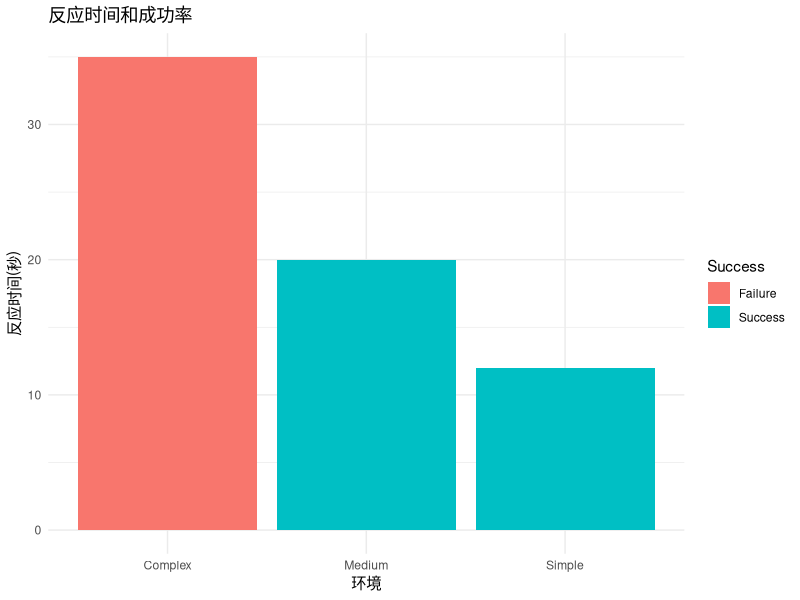
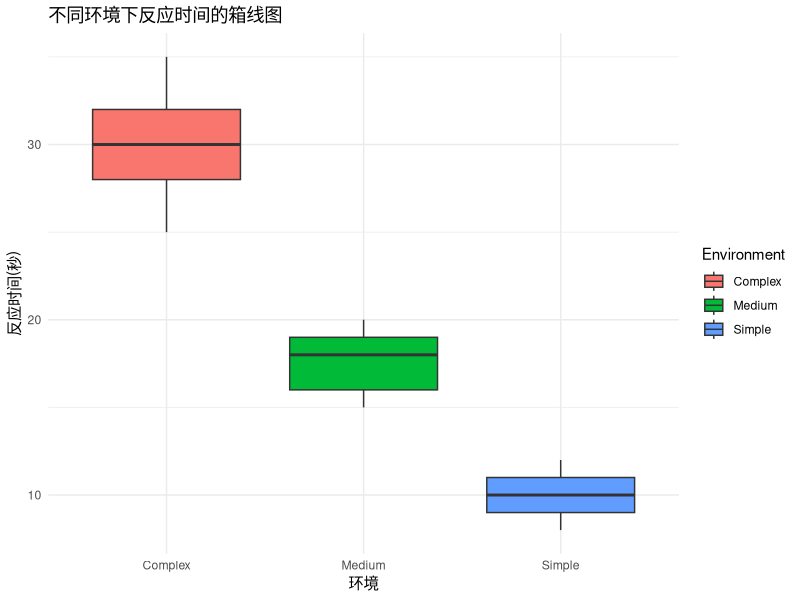
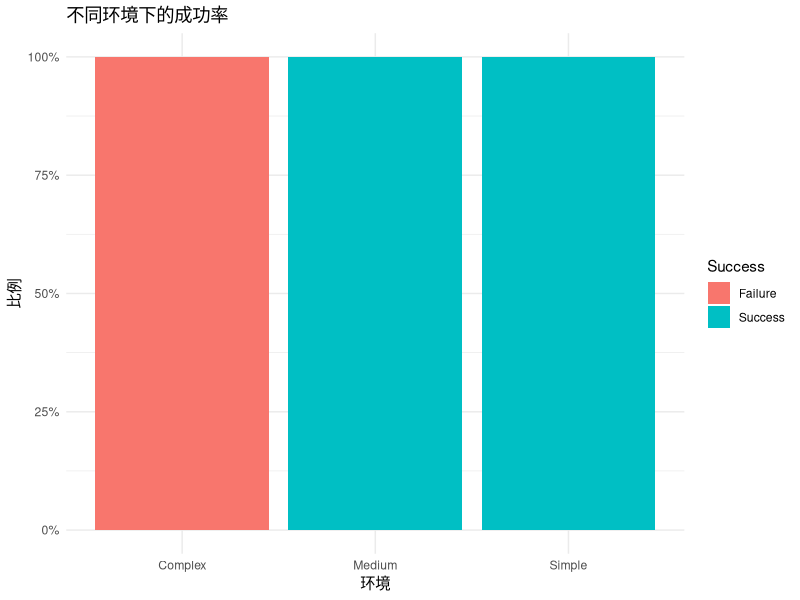
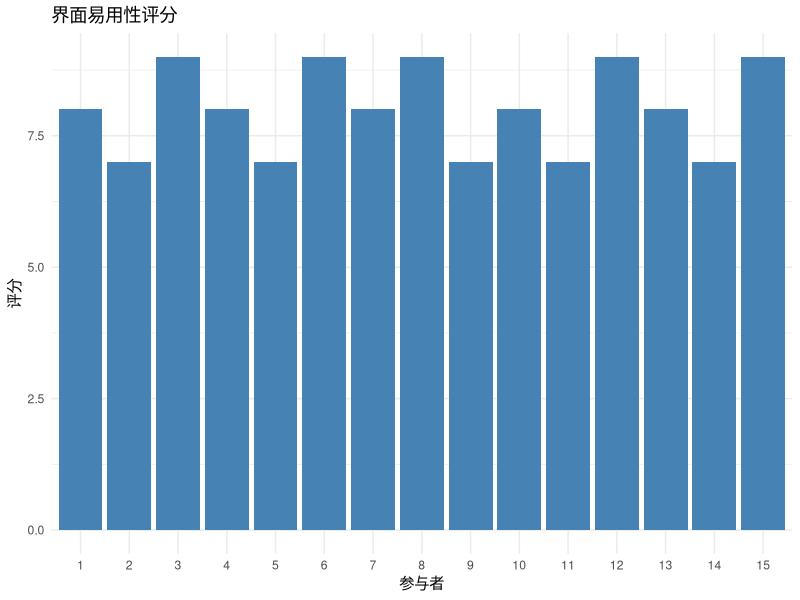
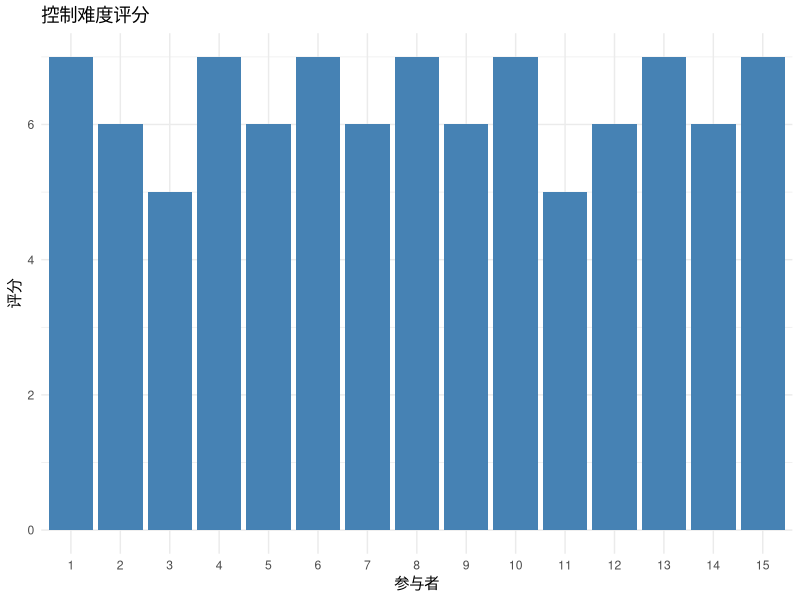
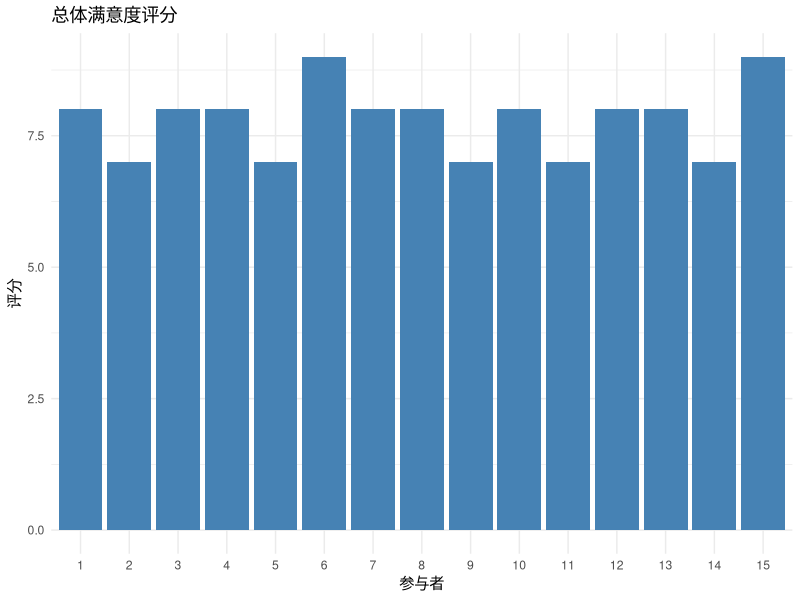

The R script that drew these images, in order:
# 安装并加载必要的R包
if (!requireNamespace("ggplot2", quietly = TRUE)) {
  install.packages("ggplot2")
}
library(ggplot2)

# 假设数据
experiment_data <- data.frame(
  Participant = rep(1:15, each=3),
  Environment = rep(c('Simple', 'Medium', 'Complex'), 15),
  ResponseTime = c(10, 15, 30, 12, 18, 35, 8, 20, 25, 9, 16, 28, 11, 19, 32, 
                   10, 17, 29, 12, 18, 35, 9, 16, 28, 11, 20, 30, 10, 15, 28, 
                   12, 19, 32, 8, 17, 29, 9, 18, 35, 11, 16, 30, 10, 20, 28),
  Success = rep(c('Success', 'Success', 'Failure'), 15),
  ControlTime = c(35, 38, 42, 36, 40, 45, 34, 42, 48, 35, 39, 44, 35, 41, 46, 36, 39, 45, 
                  36, 40, 45, 34, 37, 42, 35, 41, 44, 36, 38, 43, 35, 40, 45, 34, 39, 44, 
                  35, 38, 43, 36, 40, 45, 36, 41, 43),
  ControlEfficiency = c(8, 7, 5, 8, 6, 4, 9, 5, 6, 8, 7, 5, 8, 6, 4, 9, 7, 5, 
                        8, 6, 4, 9, 7, 5, 8, 6, 4, 9, 7, 5, 8, 6, 4, 9, 7, 5, 
                        8, 6, 4, 9, 7, 5, 8, 6, 4)
)

# 问卷调查数据
survey_data <- data.frame(
  Participant = 1:15,
  InterfaceUsability = c(8, 7, 9, 8, 7, 9, 8, 9, 7, 8, 7, 9, 8, 7, 9),
  ControlDifficulty = c(7, 6, 5, 7, 6, 7, 6, 7, 6, 7, 5, 6, 7, 6, 7),
  OverallSatisfaction = c(8, 7, 8, 8, 7, 9, 8, 8, 7, 8, 7, 8, 8, 7, 9)
)

# 数据预处理
experiment_data$Environment <- factor(experiment_data$Environment)
experiment_data$Success <- factor(experiment_data$Success)
survey_data$Participant <- factor(survey_data$Participant)

# 描述性统计分析
cat("数据的描述性统计分析结果：\n")
print(summary(experiment_data))
print(summary(survey_data))

# 反应时间和成功率的柱状图
ggplot(experiment_data, aes(x=Environment, y=ResponseTime, fill=Success)) +
  geom_bar(stat="identity", position="dodge") +
  labs(title="反应时间和成功率", x="环境", y="反应时间(秒)") +
  theme_minimal()

# 生成反应时间的箱线图
ggplot(experiment_data, aes(x=Environment, y=ResponseTime, fill=Environment)) +
  geom_boxplot() +
  labs(title="不同环境下反应时间的箱线图", x="环境", y="反应时间(秒)") +
  theme_minimal()

# 成功和失败的频数统计
cat("成功和失败的频数统计结果：\n")
print(table(experiment_data$Success))

# 成功率和环境的关系
success_rate <- prop.table(table(experiment_data$Environment, experiment_data$Success), margin=1)
cat("不同环境下的成功率：\n")
print(success_rate)

# 成功率的柱状图
ggplot(experiment_data, aes(x=Environment, fill=Success)) +
  geom_bar(position="fill") +
  labs(title="不同环境下的成功率", x="环境", y="比例") +
  scale_y_continuous(labels=scales::percent) +
  theme_minimal()

# 问卷调查结果的柱状图
ggplot(survey_data, aes(x=Participant, y=InterfaceUsability)) +
  geom_bar(stat="identity", fill="steelblue") +
  labs(title="界面易用性评分", x="参与者", y="评分") +
  theme_minimal()

ggplot(survey_data, aes(x=Participant, y=ControlDifficulty)) +
  geom_bar(stat="identity", fill="steelblue") +
  labs(title="控制难度评分", x="参与者", y="评分") +
  theme_minimal()

ggplot(survey_data, aes(x=Participant, y=OverallSatisfaction)) +
  geom_bar(stat="identity", fill="steelblue") +
  labs(title="总体满意度评分", x="参与者", y="评分") +
  theme_minimal()

# 卡方检验
response_table <- xtabs(~ Success + Environment, data=experiment_data)
cat("卡方检验结果：\n")
print(chisq.test(response_table))

